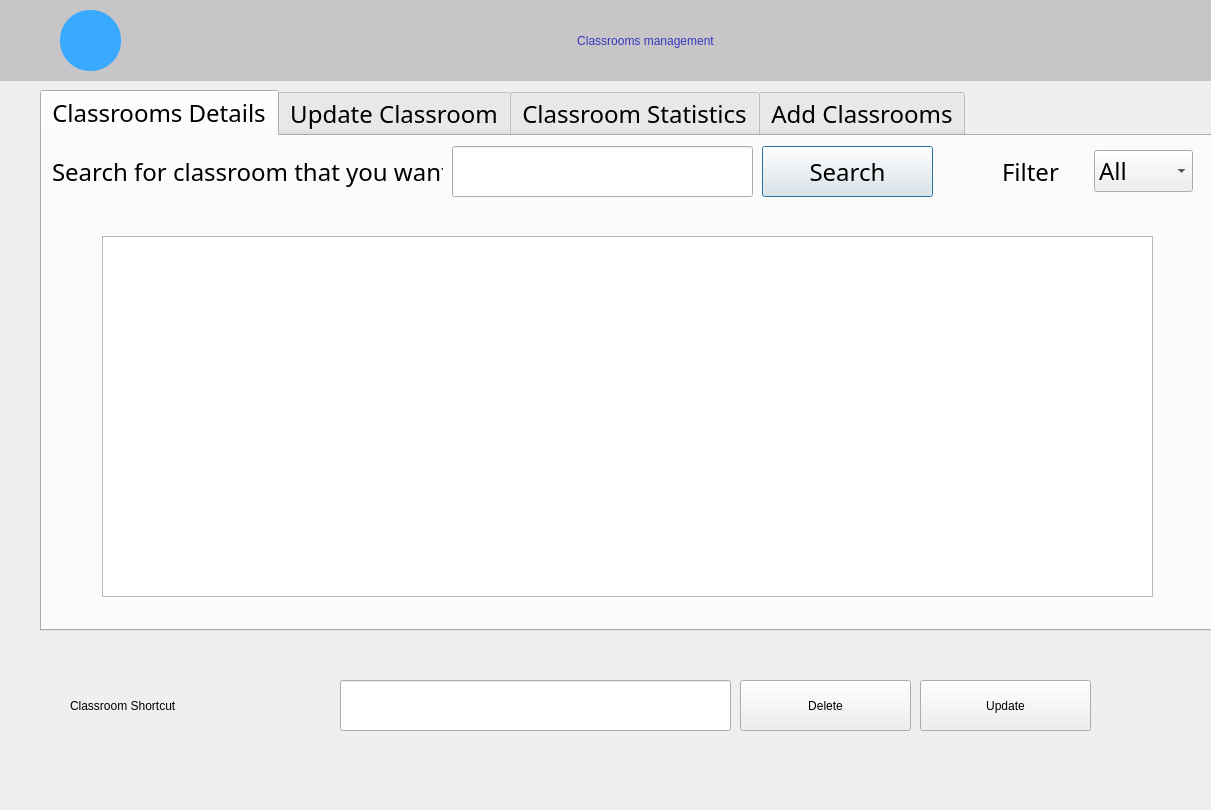
<?xml version="1.0" encoding="UTF-8"?>
<ui version="4.0">
 <class>classrooms</class>
 <widget class="QDialog" name="classrooms">
  <property name="geometry">
   <rect>
    <x>0</x>
    <y>0</y>
    <width>1211</width>
    <height>810</height>
   </rect>
  </property>
  <property name="windowTitle">
   <string>Dialog</string>
  </property>
  <widget class="QTabWidget" name="tabWidget">
   <property name="geometry">
    <rect>
     <x>40</x>
     <y>90</y>
     <width>1621</width>
     <height>541</height>
    </rect>
   </property>
   <property name="font">
    <font>
     <family>Century Gothic</family>
     <pointsize>18</pointsize>
    </font>
   </property>
   <property name="tabPosition">
    <enum>QTabWidget::North</enum>
   </property>
   <property name="tabShape">
    <enum>QTabWidget::Rounded</enum>
   </property>
   <property name="currentIndex">
    <number>0</number>
   </property>
   <widget class="QWidget" name="tab_7">
    <property name="enabled">
     <bool>true</bool>
    </property>
    <attribute name="title">
     <string>Classrooms Details</string>
    </attribute>
    <widget class="QTableView" name="classrooms_table">
     <property name="geometry">
      <rect>
       <x>60</x>
       <y>100</y>
       <width>1051</width>
       <height>361</height>
      </rect>
     </property>
     <property name="maximumSize">
      <size>
       <width>1211</width>
       <height>16777215</height>
      </size>
     </property>
     <property name="autoFillBackground">
      <bool>false</bool>
     </property>
     <property name="frameShape">
      <enum>QFrame::StyledPanel</enum>
     </property>
     <property name="frameShadow">
      <enum>QFrame::Sunken</enum>
     </property>
     <property name="sizeAdjustPolicy">
      <enum>QAbstractScrollArea::AdjustIgnored</enum>
     </property>
     <attribute name="verticalHeaderVisible">
      <bool>false</bool>
     </attribute>
     <attribute name="verticalHeaderCascadingSectionResizes">
      <bool>false</bool>
     </attribute>
    </widget>
    <widget class="QLabel" name="label_12">
     <property name="geometry">
      <rect>
       <x>10</x>
       <y>10</y>
       <width>391</width>
       <height>51</height>
      </rect>
     </property>
     <property name="styleSheet">
      <string notr="true">font: 13pt &quot;Century Gothic&quot;;</string>
     </property>
     <property name="text">
      <string>Search for classroom that you want</string>
     </property>
    </widget>
    <widget class="QPushButton" name="search_btn">
     <property name="geometry">
      <rect>
       <x>720</x>
       <y>10</y>
       <width>171</width>
       <height>51</height>
      </rect>
     </property>
     <property name="styleSheet">
      <string notr="true">font: 14pt &quot;Century Gothic&quot;;</string>
     </property>
     <property name="text">
      <string>Search</string>
     </property>
    </widget>
    <widget class="QLineEdit" name="searchLine_2">
     <property name="geometry">
      <rect>
       <x>410</x>
       <y>10</y>
       <width>301</width>
       <height>51</height>
      </rect>
     </property>
     <property name="styleSheet">
      <string notr="true">font: 14pt &quot;Century Gothic&quot;;
color: rgb(173, 66, 164);</string>
     </property>
     <property name="text">
      <string/>
     </property>
    </widget>
    <widget class="QWidget" name="horizontalLayoutWidget">
     <property name="geometry">
      <rect>
       <x>960</x>
       <y>10</y>
       <width>191</width>
       <height>51</height>
      </rect>
     </property>
     <layout class="QHBoxLayout" name="horizontalLayout_4">
      <item>
       <widget class="QLabel" name="label_17">
        <property name="styleSheet">
         <string notr="true">font: 13pt &quot;Century Gothic&quot;;</string>
        </property>
        <property name="text">
         <string>Filter</string>
        </property>
       </widget>
      </item>
      <item>
       <widget class="QComboBox" name="comboBox">
        <item>
         <property name="text">
          <string>All</string>
         </property>
        </item>
        <item>
         <property name="text">
          <string>amphi</string>
         </property>
        </item>
        <item>
         <property name="text">
          <string>salle</string>
         </property>
        </item>
       </widget>
      </item>
     </layout>
    </widget>
   </widget>
   <widget class="QWidget" name="tab_2">
    <attribute name="title">
     <string>Update Classroom</string>
    </attribute>
    <widget class="QPushButton" name="save_btn_2">
     <property name="geometry">
      <rect>
       <x>540</x>
       <y>390</y>
       <width>141</width>
       <height>61</height>
      </rect>
     </property>
     <property name="styleSheet">
      <string notr="true">font: 14pt &quot;Century Gothic&quot;;</string>
     </property>
     <property name="text">
      <string>Save</string>
     </property>
    </widget>
    <widget class="QWidget" name="verticalLayoutWidget_9">
     <property name="geometry">
      <rect>
       <x>490</x>
       <y>110</y>
       <width>441</width>
       <height>251</height>
      </rect>
     </property>
     <layout class="QVBoxLayout" name="verticalLayout_9">
      <item>
       <widget class="QLineEdit" name="idLine">
        <property name="enabled">
         <bool>false</bool>
        </property>
       </widget>
      </item>
      <item>
       <widget class="QLineEdit" name="shortcutLine_2"/>
      </item>
      <item>
       <widget class="QSpinBox" name="capacitySpin_2">
        <property name="minimum">
         <number>20</number>
        </property>
        <property name="maximum">
         <number>250</number>
        </property>
       </widget>
      </item>
      <item>
       <layout class="QHBoxLayout" name="horizontalLayout_3">
        <item>
         <widget class="QRadioButton" name="amphiRadio_2">
          <property name="text">
           <string>Amphi</string>
          </property>
         </widget>
        </item>
        <item>
         <widget class="QRadioButton" name="salleRadio_2">
          <property name="text">
           <string>Salle</string>
          </property>
         </widget>
        </item>
       </layout>
      </item>
      <item>
       <widget class="QComboBox" name="departmentCombo_2"/>
      </item>
     </layout>
    </widget>
    <widget class="QWidget" name="verticalLayoutWidget_8">
     <property name="geometry">
      <rect>
       <x>270</x>
       <y>110</y>
       <width>237</width>
       <height>251</height>
      </rect>
     </property>
     <layout class="QVBoxLayout" name="verticalLayout_8">
      <item>
       <widget class="QLabel" name="label_16">
        <property name="enabled">
         <bool>false</bool>
        </property>
        <property name="text">
         <string>ID</string>
        </property>
       </widget>
      </item>
      <item>
       <widget class="QLabel" name="label_13">
        <property name="text">
         <string>Shortcut</string>
        </property>
       </widget>
      </item>
      <item>
       <widget class="QLabel" name="label_14">
        <property name="text">
         <string>Capacity</string>
        </property>
       </widget>
      </item>
      <item>
       <widget class="QLabel" name="label_15">
        <property name="text">
         <string>Type</string>
        </property>
       </widget>
      </item>
      <item>
       <widget class="QLabel" name="label_2">
        <property name="text">
         <string>Department</string>
        </property>
       </widget>
      </item>
     </layout>
    </widget>
   </widget>
   <widget class="QWidget" name="tab_8">
    <attribute name="title">
     <string>Classroom Statistics</string>
    </attribute>
    <widget class="QLabel" name="label_21">
     <property name="geometry">
      <rect>
       <x>100</x>
       <y>100</y>
       <width>301</width>
       <height>51</height>
      </rect>
     </property>
     <property name="styleSheet">
      <string notr="true">font: 16pt &quot;Century Gothic&quot;;</string>
     </property>
     <property name="text">
      <string>Number of Classrooms</string>
     </property>
    </widget>
    <widget class="QLabel" name="classrooms_counter">
     <property name="geometry">
      <rect>
       <x>420</x>
       <y>100</y>
       <width>91</width>
       <height>51</height>
      </rect>
     </property>
     <property name="styleSheet">
      <string notr="true">font: 30pt &quot;Century Gothic&quot;;
color: rgb(6, 0, 203);</string>
     </property>
     <property name="text">
      <string>0</string>
     </property>
    </widget>
    <widget class="QLabel" name="label_22">
     <property name="geometry">
      <rect>
       <x>550</x>
       <y>100</y>
       <width>531</width>
       <height>51</height>
      </rect>
     </property>
     <property name="styleSheet">
      <string notr="true">font: 16pt &quot;Century Gothic&quot;;</string>
     </property>
     <property name="text">
      <string>Average Classrooms Per department</string>
     </property>
    </widget>
    <widget class="QLabel" name="average_count">
     <property name="geometry">
      <rect>
       <x>1060</x>
       <y>100</y>
       <width>91</width>
       <height>51</height>
      </rect>
     </property>
     <property name="styleSheet">
      <string notr="true">font: 30pt &quot;Century Gothic&quot;;
color: rgb(6, 0, 203);</string>
     </property>
     <property name="text">
      <string>0</string>
     </property>
    </widget>
    <widget class="QLabel" name="amphis_count">
     <property name="geometry">
      <rect>
       <x>420</x>
       <y>200</y>
       <width>91</width>
       <height>51</height>
      </rect>
     </property>
     <property name="styleSheet">
      <string notr="true">font: 30pt &quot;Century Gothic&quot;;
color: rgb(6, 0, 203);</string>
     </property>
     <property name="text">
      <string>0</string>
     </property>
    </widget>
    <widget class="QLabel" name="label_24">
     <property name="geometry">
      <rect>
       <x>100</x>
       <y>200</y>
       <width>301</width>
       <height>51</height>
      </rect>
     </property>
     <property name="styleSheet">
      <string notr="true">font: 16pt &quot;Century Gothic&quot;;</string>
     </property>
     <property name="text">
      <string>Amphis</string>
     </property>
    </widget>
    <widget class="QLabel" name="salles_count">
     <property name="geometry">
      <rect>
       <x>870</x>
       <y>200</y>
       <width>91</width>
       <height>51</height>
      </rect>
     </property>
     <property name="styleSheet">
      <string notr="true">font: 30pt &quot;Century Gothic&quot;;
color: rgb(6, 0, 203);</string>
     </property>
     <property name="text">
      <string>0</string>
     </property>
    </widget>
    <widget class="QLabel" name="label_25">
     <property name="geometry">
      <rect>
       <x>550</x>
       <y>200</y>
       <width>301</width>
       <height>51</height>
      </rect>
     </property>
     <property name="styleSheet">
      <string notr="true">font: 16pt &quot;Century Gothic&quot;;</string>
     </property>
     <property name="text">
      <string>Salles</string>
     </property>
    </widget>
   </widget>
   <widget class="QWidget" name="tab_9">
    <attribute name="title">
     <string>Add Classrooms</string>
    </attribute>
    <widget class="QPushButton" name="add_btn">
     <property name="geometry">
      <rect>
       <x>520</x>
       <y>390</y>
       <width>141</width>
       <height>61</height>
      </rect>
     </property>
     <property name="styleSheet">
      <string notr="true">font: 14pt &quot;Century Gothic&quot;;</string>
     </property>
     <property name="text">
      <string>Add</string>
     </property>
    </widget>
    <widget class="QWidget" name="verticalLayoutWidget_6">
     <property name="geometry">
      <rect>
       <x>210</x>
       <y>110</y>
       <width>237</width>
       <height>251</height>
      </rect>
     </property>
     <layout class="QVBoxLayout" name="verticalLayout_6">
      <item>
       <widget class="QLabel" name="label_7">
        <property name="text">
         <string>Shortcut</string>
        </property>
       </widget>
      </item>
      <item>
       <widget class="QLabel" name="label_4">
        <property name="text">
         <string>Capacity</string>
        </property>
       </widget>
      </item>
      <item>
       <widget class="QLabel" name="label_3">
        <property name="text">
         <string>Type</string>
        </property>
       </widget>
      </item>
      <item>
       <widget class="QLabel" name="label">
        <property name="text">
         <string>Department</string>
        </property>
       </widget>
      </item>
     </layout>
    </widget>
    <widget class="QWidget" name="verticalLayoutWidget_7">
     <property name="geometry">
      <rect>
       <x>430</x>
       <y>117</y>
       <width>441</width>
       <height>241</height>
      </rect>
     </property>
     <layout class="QVBoxLayout" name="verticalLayout_7">
      <item>
       <widget class="QLineEdit" name="shortcutLine"/>
      </item>
      <item>
       <widget class="QSpinBox" name="capacitySpin">
        <property name="minimum">
         <number>20</number>
        </property>
        <property name="maximum">
         <number>250</number>
        </property>
       </widget>
      </item>
      <item>
       <layout class="QHBoxLayout" name="horizontalLayout_2">
        <item>
         <widget class="QRadioButton" name="amphiRadio">
          <property name="text">
           <string>Amphi</string>
          </property>
          <property name="checked">
           <bool>true</bool>
          </property>
         </widget>
        </item>
        <item>
         <widget class="QRadioButton" name="salleRadio">
          <property name="text">
           <string>Salle</string>
          </property>
         </widget>
        </item>
       </layout>
      </item>
      <item>
       <widget class="QComboBox" name="departmentCombo"/>
      </item>
     </layout>
    </widget>
   </widget>
  </widget>
  <widget class="QToolButton" name="back">
   <property name="enabled">
    <bool>true</bool>
   </property>
   <property name="geometry">
    <rect>
     <x>60</x>
     <y>10</y>
     <width>61</width>
     <height>61</height>
    </rect>
   </property>
   <property name="mouseTracking">
    <bool>false</bool>
   </property>
   <property name="tabletTracking">
    <bool>false</bool>
   </property>
   <property name="acceptDrops">
    <bool>false</bool>
   </property>
   <property name="autoFillBackground">
    <bool>false</bool>
   </property>
   <property name="styleSheet">
    <string notr="true">border-radius: 30px;
	background: #39AAFF;
	color: white;</string>
   </property>
   <property name="text">
    <string/>
   </property>
   <property name="icon">
    <iconset resource="images.qrc">
     <normaloff>:/back.png</normaloff>:/back.png</iconset>
   </property>
   <property name="iconSize">
    <size>
     <width>30</width>
     <height>30</height>
    </size>
   </property>
   <property name="checkable">
    <bool>false</bool>
   </property>
   <property name="autoRepeat">
    <bool>false</bool>
   </property>
   <property name="autoExclusive">
    <bool>false</bool>
   </property>
  </widget>
  <widget class="QLabel" name="label_23">
   <property name="geometry">
    <rect>
     <x>70</x>
     <y>680</y>
     <width>281</width>
     <height>51</height>
    </rect>
   </property>
   <property name="styleSheet">
    <string notr="true">font: 16pt &quot;Century Gothic&quot;;</string>
   </property>
   <property name="text">
    <string>Classroom Shortcut</string>
   </property>
  </widget>
  <widget class="QLineEdit" name="deleteLine">
   <property name="geometry">
    <rect>
     <x>340</x>
     <y>680</y>
     <width>391</width>
     <height>51</height>
    </rect>
   </property>
   <property name="styleSheet">
    <string notr="true">font: 14pt &quot;Century Gothic&quot;;
color: rgb(173, 66, 164);</string>
   </property>
   <property name="text">
    <string/>
   </property>
  </widget>
  <widget class="QPushButton" name="update_btn">
   <property name="geometry">
    <rect>
     <x>920</x>
     <y>680</y>
     <width>171</width>
     <height>51</height>
    </rect>
   </property>
   <property name="styleSheet">
    <string notr="true">font: 14pt &quot;Century Gothic&quot;;</string>
   </property>
   <property name="text">
    <string>Update</string>
   </property>
  </widget>
  <widget class="QPushButton" name="delete_btn">
   <property name="geometry">
    <rect>
     <x>740</x>
     <y>680</y>
     <width>171</width>
     <height>51</height>
    </rect>
   </property>
   <property name="styleSheet">
    <string notr="true">font: 14pt &quot;Century Gothic&quot;;</string>
   </property>
   <property name="text">
    <string>Delete</string>
   </property>
  </widget>
  <widget class="QLabel" name="label_6">
   <property name="geometry">
    <rect>
     <x>-10</x>
     <y>0</y>
     <width>1311</width>
     <height>81</height>
    </rect>
   </property>
   <property name="styleSheet">
    <string notr="true">font: 35pt &quot;Century Gothic&quot;;
color: rgb(56, 56, 191);
background-color: rgb(199, 197, 199);</string>
   </property>
   <property name="text">
    <string>Classrooms management</string>
   </property>
   <property name="alignment">
    <set>Qt::AlignCenter</set>
   </property>
  </widget>
  <zorder>tabWidget</zorder>
  <zorder>label_6</zorder>
  <zorder>update_btn</zorder>
  <zorder>label_23</zorder>
  <zorder>back</zorder>
  <zorder>deleteLine</zorder>
  <zorder>delete_btn</zorder>
 </widget>
 <resources>
  <include location="images.qrc"/>
 </resources>
 <connections/>
</ui>
